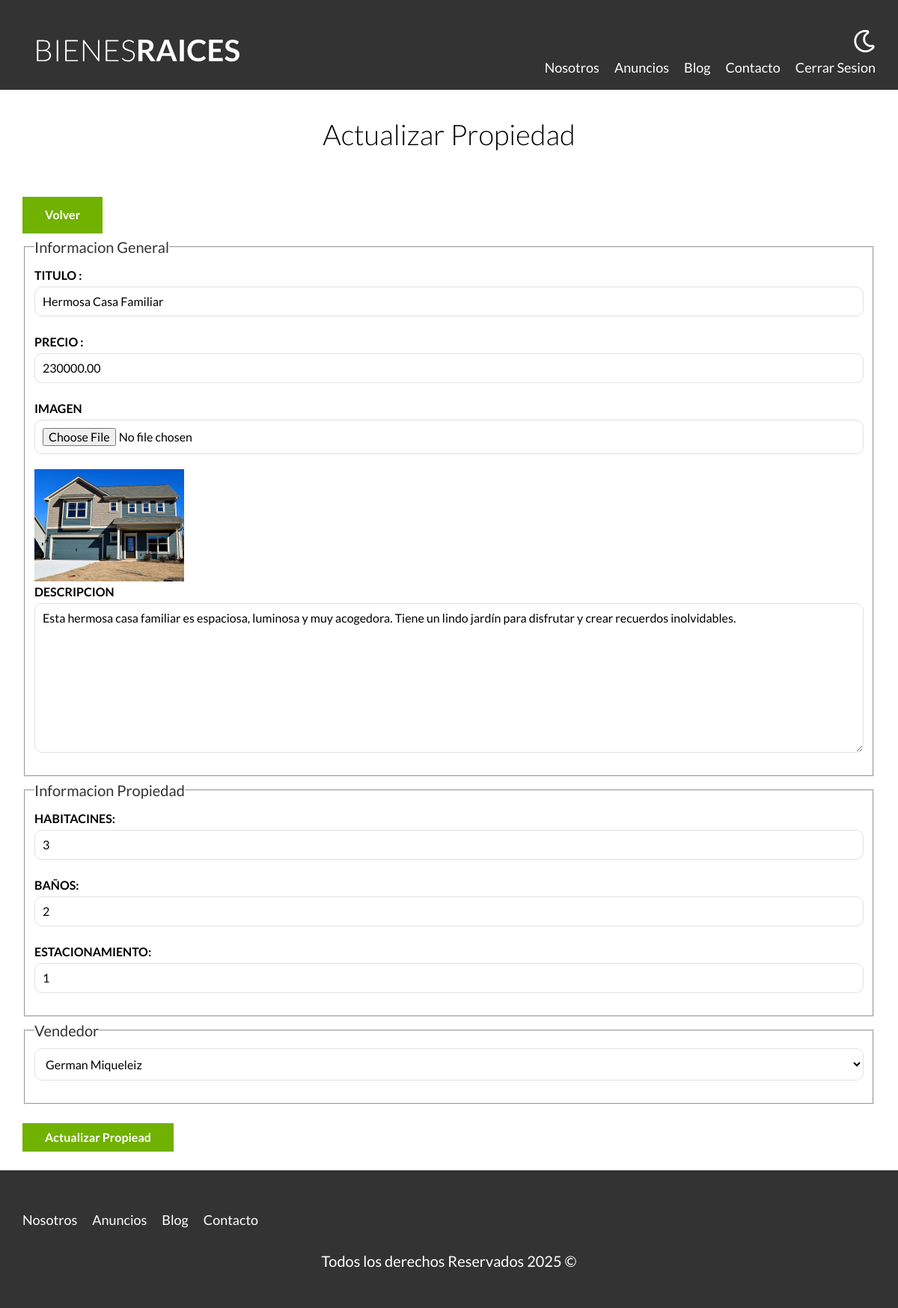
Screenshot of /admin/propiedades/actualizar.php?id=23 (signed in) with the database file from the repository.
### tables this page shows
CREATE TABLE `propiedades` (
  `id` int NOT NULL AUTO_INCREMENT,
  `titulo` varchar(45) DEFAULT NULL,
  `precio` decimal(10,2) DEFAULT NULL,
  `imagen` varchar(200) DEFAULT NULL,
  `descripcion` longtext,
  `habitaciones` int DEFAULT NULL,
  `wc` int DEFAULT NULL,
  `estacionamientos` int DEFAULT NULL,
  `creado` date DEFAULT NULL,
  `vendedorId` int NOT NULL,
  PRIMARY KEY (`id`),
  KEY `fk_Propiedades_vendedores_idx` (`vendedorId`),
  CONSTRAINT `fk_Propiedades_vendedores` FOREIGN KEY (`vendedorId`) REFERENCES `vendedores` (`id`)
);

CREATE TABLE `vendedores` (
  `id` int NOT NULL,
  `nombre` varchar(45) DEFAULT NULL,
  `apellido` varchar(45) DEFAULT NULL,
  `telefono` varchar(10) DEFAULT NULL,
  PRIMARY KEY (`id`)
);

### admin/propiedades/actualizar.php (the view, shortened to what this page needs)
<?php
 $db=conectarDB();
    $id= $_GET['id'];
    $id=filter_var($id, FILTER_VALIDATE_INT);
 $consultaPropiedad="SELECT*FROM propiedades WHERE id =$id";
 $resultadoPropiedades=mysqli_query($db,$consultaPropiedad);
 $propiedad=mysqli_fetch_assoc($resultadoPropiedades);
 $consulta="SELECT * FROM vendedores";
 $resultadoVendedores=mysqli_query($db,$consulta);
 $titulo = $propiedad ['titulo'];
 $precio = $propiedad ['precio'];
 $descripcion =$propiedad ['descripcion'] ;
 $habitaciones =$propiedad ['habitaciones'];
 $wc = $propiedad ['wc'];
 $estacionamientos=$propiedad ['estacionamientos'];
 $vendedorId = $propiedad ['vendedorId'];
 $imagenPropiedad=$propiedad['imagen'];
?>
    <main class="contenedor seccion">
        <h1>Actualizar Propiedad</h1>
                <a href="/admin" class="boton boton-verde">Volver</a>
                <form class="formulario" method="POST" enctype="multipart/form-data">
                    <fieldset>
                        <legend>Informacion General</legend>
                        <label for="titulo">Titulo :</label>
                        <input type="text" id="titulo" name="titulo" placeholder="Titulo Propiedad" value="<?php echo $titulo;?>">
                        <label for="precio">Precio :</label>
                        <input type="number" id="precio" name="precio" placeholder="Precio de la propiedad" value="<?php echo $precio;?>">
                        <label for="imagen">Imagen</label>
                        <input type="file" id="imagen" accept="image/jpeg , image/png" name="imagen">
                        <img src="/imagenes/<?php echo $imagenPropiedad?>" class="imagen-small">
                        <label for="descripciot">Descripcion</label>
                        <textarea id="descripcion" name="descripcion"><?php echo $descripcion;?></textarea>
                      </fieldset>
                      <fieldset>
                        <legend>Informacion Propiedad</legend>
                        <label for="habitaciones">Habitacines:</label>
                        <input type="number" id="habitaciones" name="habitaciones" placeholder="ej:3" min="1" max="9" value="<?php echo $habitaciones;?>">
                        <label for="wc">Baños:</label>
                        <input type="number" id="wc" name="wc" placeholder="ej:3" min="1" max="9" value="<?php echo $wc;?>">
                        <label for="estacionamientos">Estacionamiento:</label>
                        <input type="number" id="estacionamientos" name="estacionamientos" placeholder="ej:3" min="1" max="9" value="<?php echo $estacionamientos;?>">
                      </fieldset>
                      <fieldset>
                        <legend>Vendedor</legend>
                        <select name="vendedor">
                            <?php while($vendedor= mysqli_fetch_assoc($resultadoVendedores)): ?>
                              <option <?php echo $vendedorId === $vendedor ['id'] ? 'selected': " "  ?> value="<?php echo $vendedor ['id'];?>"><?php echo $vendedor ['nombre']. " ". $vendedor['apellido']; ?> </option>
                            <?php endwhile; ?>
                        </select>
                      </fieldset>
                      <input type="submit" value="Actualizar Propiead" class="boton boton-verde">
                </form>
    </main>

### build/css/app.css (style rules this page uses)
html { line-height:1.15;-webkit-text-size-adjust:100% }
body { margin:0 }
main { display:block }
h1 { font-size:2em;margin:.67em 0 }
a { background-color:rgba(0,0,0,0) }
img { border-style:none }
button,input,optgroup,select,textarea { font-family:inherit;font-size:100%;line-height:1.15;margin:0 }
button,input { overflow:visible }
button,select { text-transform:none }
button,[type=button],[type=reset],[type=submit] { -webkit-appearance:button }
fieldset { padding:.35em .75em .625em }
legend { box-sizing:border-box;color:inherit;display:table;max-width:100%;padding:0;white-space:normal }
textarea { overflow:auto }
html { font-size:62.5%;box-sizing:border-box }
*,*:before,*:after { box-sizing:inherit }
body { font-family:"Lato",sans-serif;font-size:1.6rem;line-height:1.8 }
.contenedor { width:95%;max-width:120rem;margin:0 auto }
a { text-decoration:none }
img,picture { width:100%;display:block }
h1,h2,h3 { font-family:"Lato",sans-serif;margin:2.5rem 0;font-weight:300;text-align:center }
h1 { font-size:3.8rem }
.seccion { margin-top:2.5rem;margin-bottom:2.5rem }
.boton-verde { background-color:#71b100;color:#fff;font-weight:700;text-decoration:none;padding:1rem 3rem;text-align:center;margin-top:2.5rem;display:inline-block;border:none }
.formulario legend { font-size:2rem;color:#333 }
.formulario label { font-weight:700;text-transform:uppercase;display:block }
.formulario input:not([type=submit]),.formulario textarea,.formulario select { padding:1rem;display:block;width:100%;background-color:#fff;border:1px solid #e1e1e1;border-radius:1rem;margin-bottom:2rem }
.formulario textarea { height:20rem }
.imagen-small { width:20rem }

### rows the page displays
propiedades: titulo "Hermosa Casa Familiar", precio "230000.00", imagen (picture), descripcion "Esta hermosa casa familiar es espaciosa, luminosa y muy acogedora. Tiene un lindo jardín para disfrutar y crear recuerdos inolvidables.", habitaciones "3", wc "2", estacionamientos "1", vendedor "German Miqueleiz"
